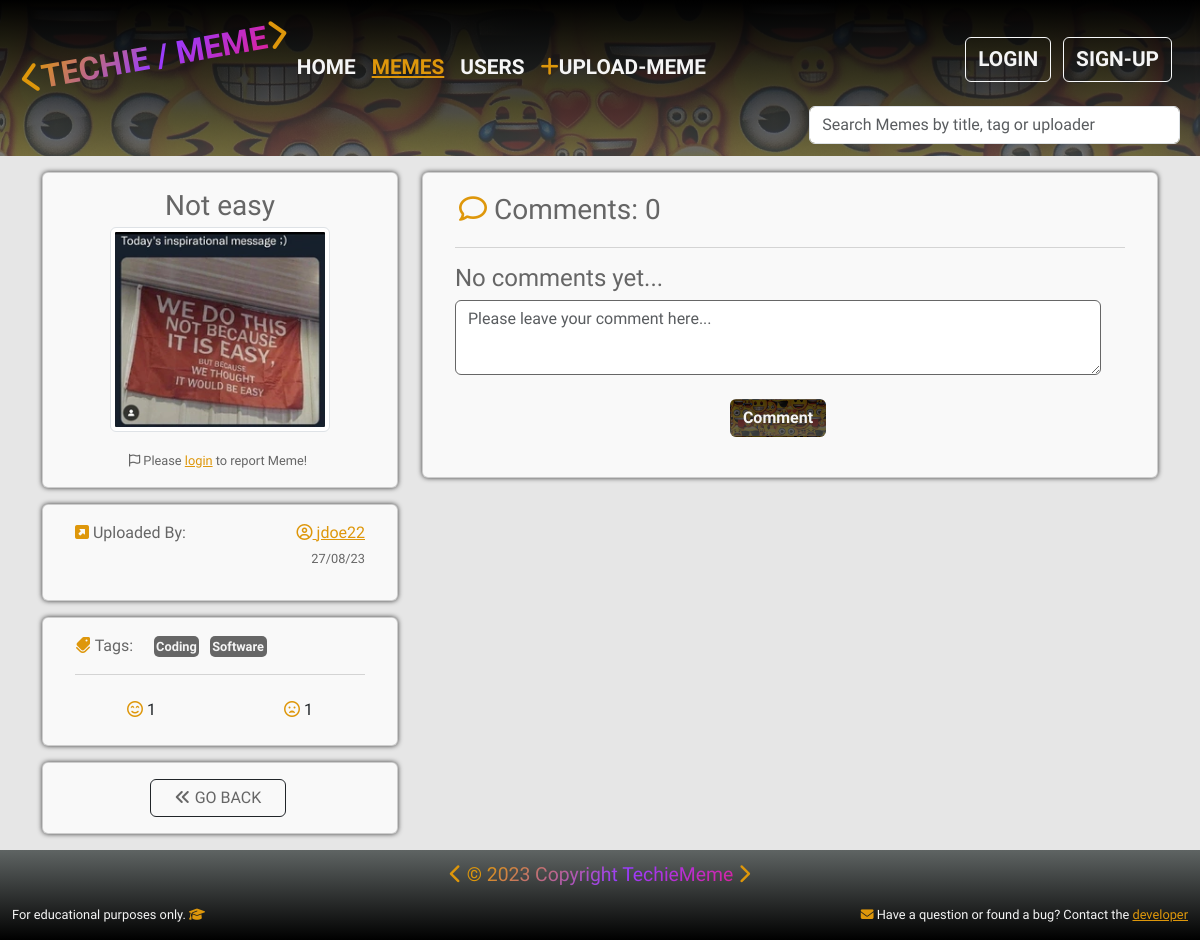
Before: /memes/meme/73c9dded-3cdb-47a6-b60d-db87fc14b659/ with the older database file.
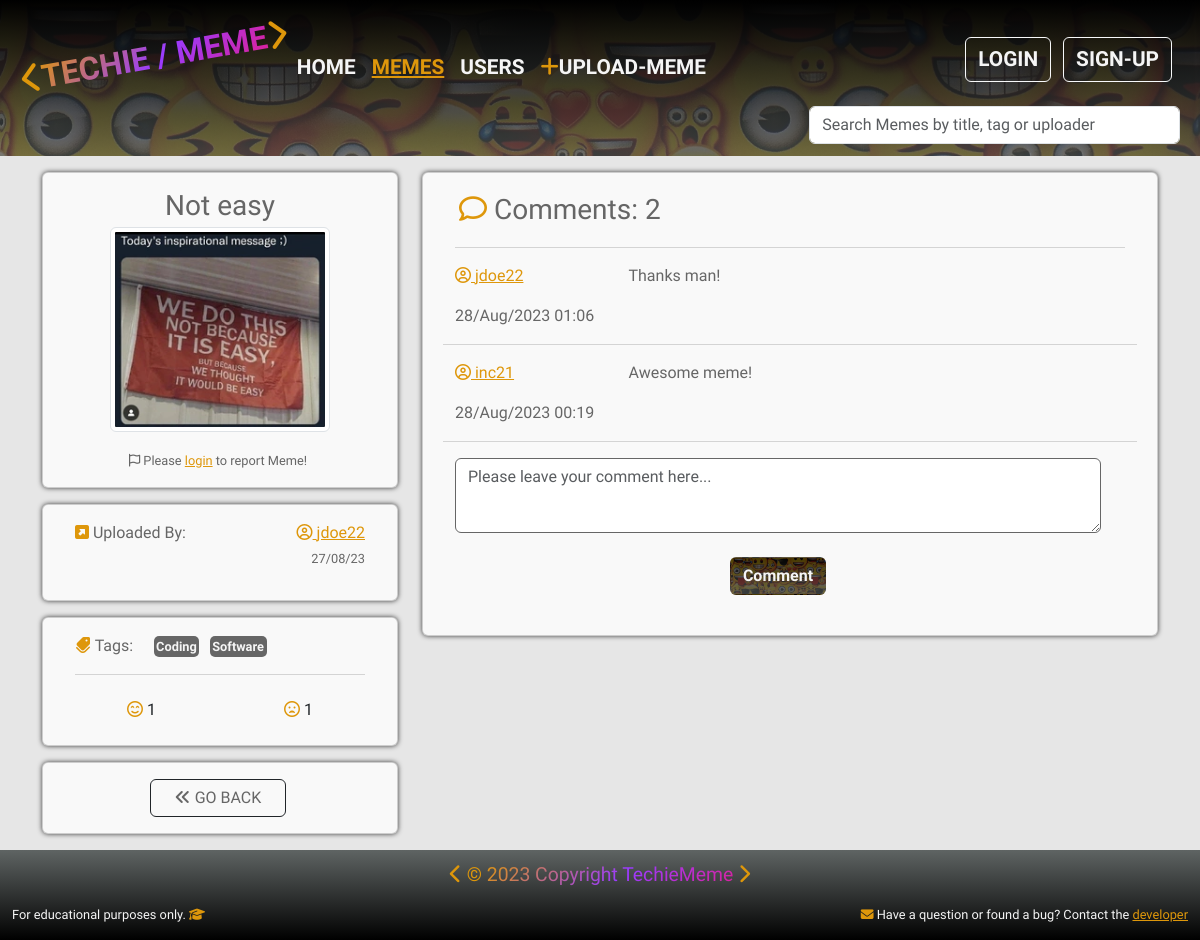
After: the same page with the newer database file.
### memes/models.py (models this page shows, shortened)
class Meme(models.Model):
    uploader = models.ForeignKey(
        UserProfile, on_delete=models.SET_NULL, null=True, blank=True)
    title = models.CharField(max_length=100, null=True, blank=True)
    meme_img = ResizedImageField(size=None, upload_to='memes/',
                                 force_format='Webp', quality=95, null=True,
                                 blank=True, default='memes/default.webp')
    tags = models.ManyToManyField('Tag', blank=True)
    smiley_face = models.ManyToManyField(
        UserProfile, related_name='smiley_face', blank=True)
    sad_face = models.ManyToManyField(
        UserProfile, related_name='sad_face', blank=True)
    created = models.DateTimeField(auto_now_add=True)
    id = models.UUIDField(
        default=uuid.uuid4, unique=True, primary_key=True, editable=False)
    def total_smiley_face(self):
        return self.smiley_face.count()
    def total_sad_face(self):
        return self.sad_face.count()
    @property
    def meme_image_url(self):
        if self.meme_img and hasattr(self.meme_img, 'url'):
            return self.meme_img.url
        else:
            return '/static/images/memes/default.webp'
    class Meta:
        ordering = ['-created']

class Tag(models.Model):
    name = models.CharField(max_length=20)
    created = models.DateTimeField(auto_now_add=True)
    id = models.UUIDField(
        default=uuid.uuid4, unique=True, primary_key=True, editable=False)
    def __str__(self):
        return self.name
    class Meta:
        ordering = ['name']

class Comments(models.Model):
    meme = models.ForeignKey(
        Meme, on_delete=models.CASCADE, related_name='comments')
    user = models.ForeignKey(
        UserProfile, on_delete=models.SET_NULL, null=True, blank=True)
    comment = models.TextField()
    created = models.DateTimeField(auto_now_add=True)
    id = models.UUIDField(
        default=uuid.uuid4, unique=True, primary_key=True, editable=False)
    class Meta:
        ordering = ['-created']

### users/models.py (models this page shows, shortened)
class UserProfile(models.Model):
    user = models.OneToOneField(User, on_delete=models.CASCADE, null=True,
                                blank=True)
    username = models.CharField(max_length=50, null=True, blank=True)
    first_name = models.CharField(max_length=50, null=True, blank=True)
    last_name = models.CharField(max_length=50, null=True, blank=True)
    location = models.CharField(max_length=100, null=True, blank=True)
    email = models.EmailField(max_length=100, null=True, blank=True)
    bio = models.TextField(null=True, blank=True)
    user_img = ResizedImageField(size=None, upload_to='users/',
                                 force_format='Webp', quality=95, null=True,
                                 blank=True, default='users/default_user.webp')
    social_github = models.CharField(max_length=200, null=True, blank=True)
    social_linkedin = models.CharField(max_length=200, null=True, blank=True)
    social_facebook = models.CharField(max_length=200, null=True, blank=True)
    social_youtube = models.CharField(max_length=200, null=True, blank=True)
    social_website = models.CharField(max_length=200, null=True, blank=True)
    created = models.DateTimeField(auto_now_add=True)
    id = models.UUIDField(primary_key=True, default=uuid.uuid4, editable=False)
    class Meta:
        ordering = ['-created']

### memes/views.py (the view)
# urls.py: path('meme/<str:pk>/', views.meme, name='meme'),
def meme(request, pk):
    memes, search_form = searchMeme(request)
    memeObj = Meme.objects.get(id=pk)
    tags = memeObj.tags.all()
    context = {
        "meme": memeObj,
        "tags": tags,
        "memes": memes,
        "search_form": search_form,
        }
    return render(request, "memes/single-meme.html", context)

### memes/templates/memes/single-meme.html (shortened to what this page needs)
{% extends 'main.html' %}
{% load static %}
{% block content %}
<main>
    <div class="container">
        <div class="row d-flex justify-content-center">
            <div class="col-10 col-md-5 col-lg-4 mb-3">
                <div class="card big-card mt-3">
                    <div class="card-body">
                        <div class="d-flex flex-column align-items-center">
                            <h3 class="card-title mb-1">{{ meme.title }}</h3>
                            <img src=" {{ meme.meme_image_url }}" alt="Meme image" class="card-img-top rounded-2 img-thumbnail img-small"/>
							{% if request.user.is_authenticated %}
							<div class="row-col-1 d-flex justify-content-end">
								<a role="button" class="btn report text-end p-0 pe-1"><i class="fa-regular fa-flag"></i> Report Meme!</a>
							</div>
							{% else %}
							<div class="row-col-1 d-flex justify-content-end">
								<a role="button" class="btn report text-end p-0 pe-1" href="{% url 'account_login' %}?next={{request.path}}"><i class="fa-regular fa-flag"></i> Please <span class="active-link">login</span> to report Meme!</a>
							</div>
							{% endif %}
                        </div>
                    </div>
                </div>
                <div class="card big-card mt-3">
                    <div class="card-body">
                        <div class="row ">
                            <div class="col-6 d-flex justify-content-start">
                                <div class="col-2 text-nowrap mb-2"><i class="fa-solid fa-square-up-right yellow"></i> Uploaded By:</div>
                            </div>
                            <div class="col-6">
                                <div class="row">
                                    <div class="col d-flex justify-content-end">
                                        <p class="card-text"><a href="{% url 'single_user' meme.uploader.id %}" class="card-link yellow"><i class="fa-regular fa-circle-user"></i> {{ meme.uploader.username }}</a></p>
                                    </div>
                                </div>
                                <div class="row">
                                    <div class="col d-flex justify-content-end">
                                        <p class="report mt-1">{{ meme.created|date:"d/m/y" }}</p>
                                    </div>
                                </div>
                            </div>
                        </div>
                    </div>
                </div>
                <div class="card big-card mt-3">
                    <div class="card-body">
                        <div class="row">
                            <div class="col-3 text-nowrap"><i class="fa-solid fa-tags fa-rotate-90 yellow"></i> Tags:</div>
                            <div class="col-9">
                                {% for tag in meme.tags.all %}
                                <span class="tag text-nowrap">{{tag}}</span>
                                {% endfor %}
                            </div>
                        </div>
                        <hr>
                        <div class="row d-flex justify-content-around">
                            <a class="col-4 btn btn" href="{% url 'smiley-face' meme.id %}"><i class="fa-regular fa-face-smile-beam yellow"></i>&nbsp;{{ meme.total_smiley_face }}</a>
                            <a class="col-4 btn btn" href="{% url 'sad-face' meme.id %}"><i class="fa-regular fa-face-frown-open yellow"></i>&nbsp;{{ meme.total_sad_face }}</a>
                        </div>
                    </div>
                </div>
                <div class="card big-card mt-3">
                    <div class="card-body">
                        <div class="row-col-1 d-flex justify-content-center">
                            <a type="button" class="btn btn-outline-dark ps-4 pe-4 mt-0 me-1 text-nowrap gray" href="{{request.META.HTTP_REFERER}}"><i class="fa-solid fa-angles-left"></i> GO BACK</a>
                        </div>
                    </div>
                </div>
            </div>
            <div class="col-10 col-md-7 col-lg-8 mt-md-3">
                <div class="card big-card mb-3">
                    <div class="card-body">
                        <div class="row">
                            <h3 class="m-1"><i class="fa-regular fa-comment yellow"></i> Comments:&nbsp;{{ meme.comments.all.count }}</h3>
                        </div>
                        <hr>
                        <div class="row">
                            {% if not meme.comments.all %}
                            <h4>No comments yet...</h4>
                            {% else %}
                            {% for comment in meme.comments.all %}
                            <div class="col-md-3">
                                <p class="card-text"><a href="{% url 'single_user' comment.user.id %}" class="card-link yellow"><i class="fa-regular fa-circle-user"></i> {{ comment.user.username }}</a></p>
                                <p>{{ comment.created|date:"d/M/Y H:i" }}</p>
                            </div>
                            <div class="col-md-9">
                                <p class="card-text">{{ comment.comment }}</p>
                            </div>
                            <hr>
                            {% endfor %}
                            {% endif %}
                            <div class="row">
                                <div class="col-12">
                                    <div class="row">
                                        <div class="col d-flex justify-content-center">
                                            <textarea type="text" id="message-body" name="message-body" class="form-control comment-box" placeholder="Please leave your comment here..."></textarea>
                                        </div>
                                    </div>
                                    <div class="row">
                                        <div class="col d-flex justify-content-center">
                                            <a class="btn auth-btn mt-4 mb-4 hover">Comment</a>
                                        </div>
                                    </div>
                                </div>
                            </div>
                        </div>
                    </div>
                </div>
            </div>
        </div>
     </div>
</main>
{% endblock content %}

### templates/main.html (shortened to what this page needs)
<!DOCTYPE html>
{% load static %}
<html lang="en">
<head>
    <link href="https://cdn.jsdelivr.net/npm/bootstrap@5.3.0/dist/css/bootstrap.min.css" rel="stylesheet">
    <link rel="stylesheet" href="https://cdn.jsdelivr.net/npm/bootstrap-icons@1.10.5/font/bootstrap-icons.css">
    <link rel="stylesheet" type="text/css" media="screen" href='{% static "styles/main.css" %}'>
<body>
    {% include 'header.html' %}
    {% block content %}
    {% endblock content %}
    {% include 'footer.html' %}
</head>
</body>
</html>

### templates/header.html (shortened to what this page needs)
{% load static %}
<header class="p-2 ">
    <nav class="navbar navbar-expand-lg text-nowrap" aria-label="Fifth navbar example">
        <div class="container-fluid">
            <a href="{% url 'home_page' %}" class="d-flex align-items-center mb-2 mb-lg-0 text-white text-decoration-none">
                <div class="img-fluid logo-image"><i class="fa-solid fa-chevron-left yellow"></i><span class="logo-text">TECHIE / MEME</span><i class="fa-solid fa-chevron-right yellow"></i></div>
            </a>
            <div class="collapse navbar-collapse " id="navbarsExample05">
                <ul class="navbar-nav me-auto mb-2 mb-lg-0">
                <li class="nav-item">
                    <a class="{% if request.resolver_match.url_name == 'home_page' %}active-link{% endif %} navbar-item nav-link hover" aria-current="page" href="{% url 'home_page' %}">HOME</a>
                </li>
                <li class="nav-item">
                    <a class="{% if request.resolver_match.url_name == 'memes' or request.resolver_match.url_name == 'meme'  %}active-link{% endif %} navbar-item nav-link hover" href="{% url 'memes' %}">MEMES</a>
                </li>
                <li class="nav-item">
                    <a class="{% if request.resolver_match.url_name == 'user_profiles' or request.resolver_match.url_name == 'single_user' %}active-link{% endif %} nav-link navbar-item hover" href="{% url 'user_profiles' %}">USERS</a>
                </li>
                <li class="nav-item">
                    <a class=" nav-link navbar-item hover" href="{% url 'upload_meme' %}"><i class="fa-solid fa-plus yellow"></i>UPLOAD-MEME</a>
                </li>
                </ul>
                <div class="text-end mb-3">
                    {% if request.user.is_authenticated %}
                        <div class="loggedin btn me-2 navbar-item">
                            <a class="yellow" href="{% url 'single_user' request.user.userprofile.id %}"><i class="fa-regular fa-circle-user"></i> {{ request.user.username}}</a>
                        </div>
                        <a href="{% url 'account_logout' %}" type="button" class="btn btn-outline-light me-2 hover navbar-item">LOGOUT</a>
                        {% else %}
                        <a href="{% url 'account_login' %}?next={{request.path}}" type="button" class="btn btn-outline-light me-2 hover navbar-item">LOGIN</a>
                        <a href="{% url 'account_signup' %}" type="button" class="btn btn-outline-light me-2 hover navbar-item">SIGN-UP</a>
                    {% endif %}
                </div>
            </div>
        </div>
    </nav>
    <div class="container-fluid">
        <div class="row justify-content-center justify-content-md-end">
            <form class="col-10 col-md-6 col-lg-4 mb-1" role="search" action="{% url 'memes' %}" method="get">
                <input id="search_form" type="search" class="form-control" value="{{search_form}}" placeholder="Search Memes by title, tag or uploader" name="search_form" aria-label="Search">
            </form>
        </div>
</header>

### templates/footer.html (shortened to what this page needs)
{% load static %}
<footer class="footer">
    <div class="container-fluid">
        <div class="row footer-text">
            <div class="col-12 d-flex justify-content-center">
                <p class="footer-text"><i class="fa-solid fa-chevron-left yellow big-chevron"></i> <span class="yellow">&#xa9;</span> <span class="logo-text"> 2023 Copyright TechieMeme</span> <i class="fa-solid fa-chevron-right big-chevron yellow"></i></p>
            </div>
        </div>
        <div class="row d-none d-lg-flex">
            <div class="col-6">
                <p class="footer-text-small">For educational purposes only. <i class="fa-solid fa-graduation-cap yellow"></i></p>
            </div>
            <div class="col-6 d-lg-flex justify-content-end">
                <p class="footer-text-small"><i class="fa-solid fa-envelope yellow"></i> Have a question or found a bug? Contact the <a class="yellow" href="#">developer</a></p>
            </div>
        </div>
    </div>
</footer>

Changed rows visible on the page:
computed for Meme "Not easy": comments.all.count "0" → "2"
added Comments: user.username "jdoe22", created "28/Aug/2023 01:06", comment "Thanks man!"
added Comments: user.username "inc21", created "28/Aug/2023 00:19", comment "Awesome meme!"
Other visible differences:
text no longer shown: "No comments yet..."
